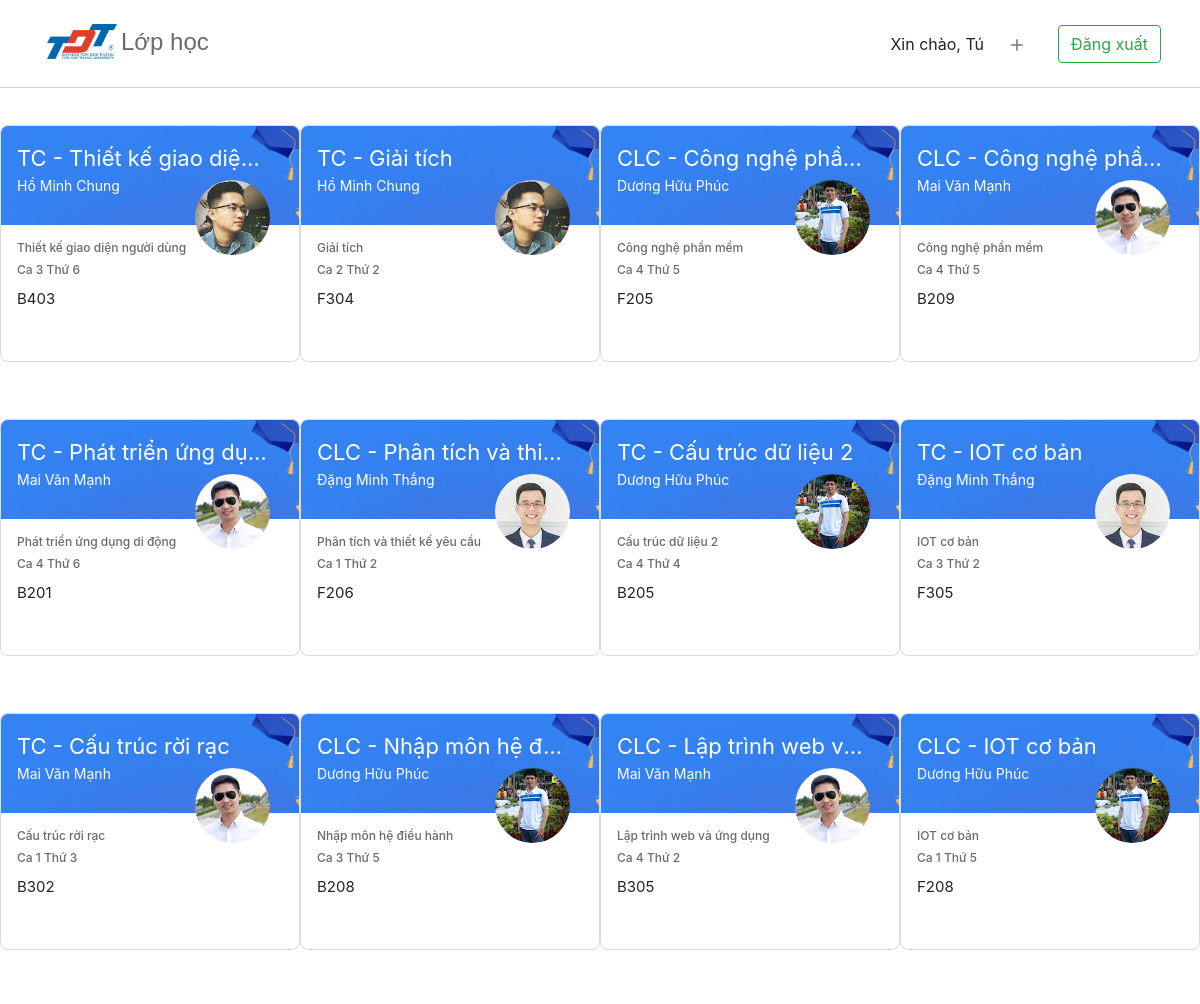
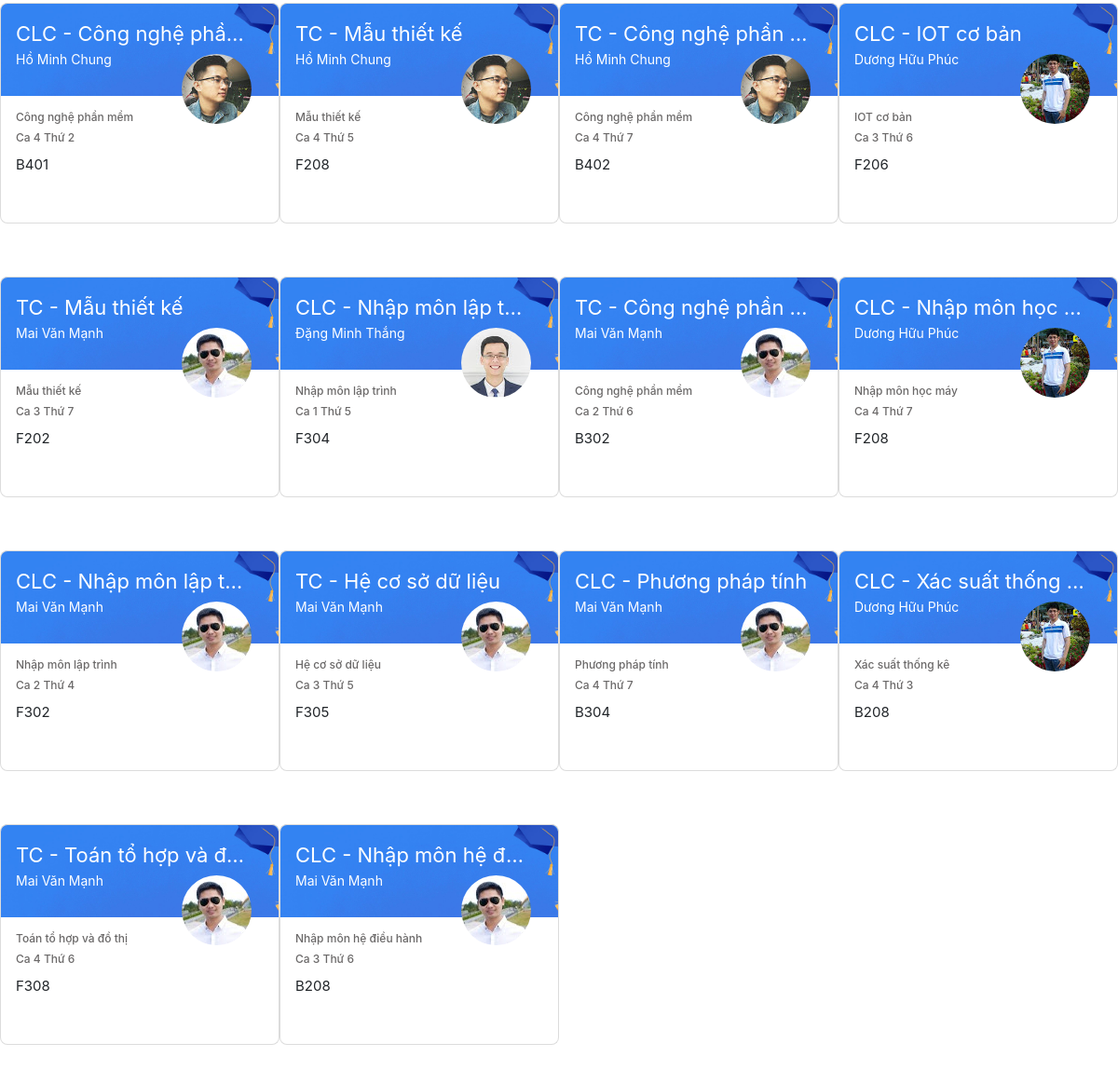
/Home/Listclass (signed in), run on the app's committed database (2 pictures, top to bottom).
### tables this page shows
CREATE TABLE `class` (
  `id` varchar(100) NOT NULL,
  `classname` varchar(100) NOT NULL,
  `subject` varchar(1000) NOT NULL,
  `time` varchar(100) NOT NULL,
  `day` varchar(20) NOT NULL,
  `room` varchar(20) NOT NULL
);

CREATE TABLE `user` (
  `id` int(10) NOT NULL,
  `firstName` varchar(100) NOT NULL,
  `lastName` varchar(100) NOT NULL,
  `userName` varchar(50) NOT NULL,
  `avatar` varchar(50) NOT NULL,
  `password` varchar(100) NOT NULL,
  `birthday` varchar(20) NOT NULL,
  `email` varchar(100) NOT NULL,
  `phoneNumber` varchar(10) NOT NULL
);

### mvc/controllers/Home.php (called while the page is built, shortened)
<?php
class  Home extends Controller{
    function ListClass() {
        $classModel = $this->model("ClassModel");
        $userModel = $this->model("UserModel");
        $user = $userModel->getUserById($_SESSION["loggedIn"]);
        switch ($_SESSION["permission"]) {
            case 3:
                $class = $classModel->getAllClassForStudent($_SESSION["loggedIn"]);
                $teacher = $classModel->getAllTeacherForClass($_SESSION["loggedIn"]);
                $r = $user->fetch_assoc();
                $name = $r["firstName"];
                break;
        }
        $this->view("HomeView", [
            "ListClassView" => "true",
            "ListClass" => $class,
            "ListTeacher" => $teacher,
            "FirstName" => $name
        ]);
    }
}
?>

### mvc/core/App.php (called while the page is built, shortened)
<?php
class App{
    protected $action="Error";
    protected $params=[];
    function __construct(){
        $url = $this->UrlProcess();
        if (isset($url[0])) {
            if(file_exists("./mvc/controllers/".$url[0].".php")){
                unset($url[0]);
            }
        }
        $this->controller = new $this->controller;
        if(isset($url[1])){
            if( method_exists( $this->controller , $url[1]) ){
                $this->action = $url[1];
            } else {
                require_once "./mvc/controllers/Home.php";
                call_user_func_array([new Home(), "Error"], $this->params );
                exit();
            }
            unset($url[1]);
        } else {
            require_once "./mvc/controllers/Home.php";
            call_user_func_array([new Home(), "Error"], $this->params );
            exit();
        }
        $this->params = $url?array_values($url):[];
        call_user_func_array([$this->controller, $this->action], $this->params );
    }
    function UrlProcess(){
        if(isset($_GET["url"]) ){
            return explode("/", filter_var(trim($_GET["url"], "/")));
        }
    }
}
?>

### index.php (called while the page is built, shortened)
<?php
$myApp = new App();
?>

### mvc/core/DB.php (called while the page is built, shortened)
<?php
class DB{
    protected $servername = "localhost";
    protected $username = "root";
    protected $password = "";
    protected $dbname = "classroom";
    function  __construct()
    {
        $this->con = new mysqli($this->servername, $this->username, $this->password, $this->dbname);
    }
}
?>

### mvc/models/ClassModel.php (called while the page is built, shortened)
<?php
class ClassModel extends DB {
    function getAllClassForStudent($id) {
        $query_class = "SELECT `class`.`id`, `class`.`classname`, `class`.`day`, `class`.`subject`, `class`.`time`, `class`.`room`
                        FROM `class` WHERE `class`.`id`
                        IN (SELECT `studentstudyclass`.`id_class` FROM `studentstudyclass` WHERE `studentstudyclass`.`id_student` = ?)";
        $stm1 = $this->con->prepare($query_class);
        $stm1->bind_param('i', $id);
        $stm1->execute();
        $result = $stm1->get_result();
        if ($result->num_rows > 0) {
            return $result;
        }
        return false;
    }
    function getAllTeacherForClass($id) {
        $query_teacher = "SELECT `user`.`id`, `user`.`firstName`, `user`.`lastName`, `user`.`avatar`, `user`.`email`, `user`.`phoneNumber`
                          FROM `teacherteachclass`, `user` WHERE `teacherteachclass`.`id_teacher` = `user`.`id` and `teacherteachclass`.`id_class`
                          IN (SELECT `studentstudyclass`.`id_class` FROM `studentstudyclass` WHERE `studentstudyclass`.`id_student` = ?)";
        $stm1 = $this->con->prepare($query_teacher);
        $stm1->bind_param('i', $id);
        $stm1->execute();
        $result = $stm1->get_result();
        if($result->num_rows > 0) {
            return $result;
        }
    }
}
?>

### mvc/views/pages/ListClass.php (the view, shortened to what this page needs)
<?php
if ($data["ListClass"] != false) {
    $isShow = true;
}
?>
<div class="row">
    <?php
    if (isset($isShow) && $isShow) {
        $n = $data["ListClass"]->num_rows;
        $i = 0;
        while ($n > 0)
        {
            $class = $data["ListClass"]->fetch_assoc();
            if ($_SESSION["permission"] != 2) {
                $teacher = $data["ListTeacher"]->fetch_assoc();
            } else {
                $teacher = $data["ListTeacher"];
            }
            if ((isset($data["Index"]) and $data["Index"][$i] == 1) or !isset($data["Index"])) {
            ?>
            <div class="pl-0 pr-3 card-div align-items-center d-flex justify-content-center col-xl-3 col-lg-4 col-md-6 col-sm-12">
                <div id="<?= $class["id"] ?>" class="my-card" onclick="window.location='../Classroom/Home/<?= $class["id"] ?>';">
                    <div class="my-card-header p-3 d-flex flex-column bg-dark">
                        <div class="header-top d-flex flex-row align-items-center">
                            <a href="#"><?= $class["classname"] ?></a>
                        </div>
                        <div class="header-bottom">
                            <div><?= $teacher['lastName'] . " " . $teacher['firstName'] ?></div>
                        </div>
                    </div>
                    <div class="my-card-body">
                        <img class="rounded-circle teacher-avatar" src="<?= $root . $teacher['avatar'] ?>">
                        <div class="body-content d-flex flex-column p-3">
                            <div class="body-content-title">
                                <h6><?= $class['subject'] ?></h6>
                            </div>
                            <div class="body-content-subtitle">
                                <h6><?= $class['time'] . " " . $class['day'] ?></h6>
                                <a><?= $class['room'] ?></a>
                            </div>
                        </div>
                    </div>
                </div>
            </div>
            <?php
            }
            $n = $n - 1;
            $i = $i + 1;
        }
    } else { ?>
        <div class="d-flex justify-content-center">
            <img src="<?= $root . "public/imgs/not_found_class.png" ?>" alt="Do not have any post" style="width:50%;">
        </div>
    <?php
    }
    ?>
</div>

### public/style.css (style rules this page uses)
html, body { margin: 0; padding: 0; height: 100%; }
body { overflow-x: hidden; }
.card-div { width: 302px; height: 294px; }
.my-card { cursor: pointer; }
.my-card .my-card-header { width: 300px; height: 100px; background-size: cover; background-image: url("./imgs/img_graduation.jpg"); border: 1px solid gainsboro; border-bottom: none; border-top-left-radius: 8px; border-top-right-radius: 8px; }
.my-card .my-card-body { width: 300px; height: 137px; border: 1px solid gainsboro; border-top: none; border-bottom-left-radius: 8px; border-bottom-right-radius: 8px; }
.header-top a { white-space: nowrap; text-overflow: ellipsis; width: 250px; color: white; font-size: 22px; overflow: hidden }
.header-bottom div { width: 250px; color: white; font-size: 14px; }
.teacher-avatar { margin-left: 65%; margin-top: -15%; width: 75px; height: 75px; }
.body-content { margin-top: -10%; }
.body-content h6 { color: #6b6969; font-size: 12px; }
.body-content a { color: black; font-size: 15px; }
* { box-sizing: border-box; }

### data on the page
class: classname "TC - Thiết kế giao diệ…", user.lastName "Hồ Minh", user.firstName "Chung", user.avatar (picture), subject "Thiết kế giao diện người dùng", time "Ca 3", day "Thứ 6", room "B403"
class: classname "TC - Giải tích", user.lastName "Hồ Minh", user.firstName "Chung", user.avatar (picture), subject "Giải tích", time "Ca 2", day "Thứ 2", room "F304"
class: classname "CLC - Công nghệ phầ…", user.lastName "Dương Hữu", user.firstName "Phúc", user.avatar (picture), subject "Công nghệ phần mềm", time "Ca 4", day "Thứ 5", room "F205"
class: classname "CLC - Công nghệ phầ…", user.lastName "Mai Văn", user.firstName "Mạnh", user.avatar (picture), subject "Công nghệ phần mềm", time "Ca 4", day "Thứ 5", room "B209"
class: classname "TC - Phát triển ứng dụ…", user.lastName "Mai Văn", user.firstName "Mạnh", user.avatar (picture), subject "Phát triển ứng dụng di động", time "Ca 4", day "Thứ 6", room "B201"
class: classname "CLC - Phân tích và thi…", user.lastName "Đặng Minh", user.firstName "Thắng", user.avatar (picture), subject "Phân tích và thiết kế yêu cầu", time "Ca 1", day "Thứ 2", room "F206"
class: classname "TC - Cấu trúc dữ liệu 2", user.lastName "Dương Hữu", user.firstName "Phúc", user.avatar (picture), subject "Cấu trúc dữ liệu 2", time "Ca 4", day "Thứ 4", room "B205"
class: classname "TC - IOT cơ bản", user.lastName "Đặng Minh", user.firstName "Thắng", user.avatar (picture), subject "IOT cơ bản", time "Ca 3", day "Thứ 2", room "F305"
class: classname "TC - Cấu trúc rời rạc", user.lastName "Mai Văn", user.firstName "Mạnh", user.avatar (picture), subject "Cấu trúc rời rạc", time "Ca 1", day "Thứ 3", room "B302"
class: classname "CLC - Nhập môn hệ đ…", user.lastName "Dương Hữu", user.firstName "Phúc", user.avatar (picture), subject "Nhập môn hệ điều hành", time "Ca 3", day "Thứ 5", room "B208"
class: classname "CLC - Lập trình web v…", user.lastName "Mai Văn", user.firstName "Mạnh", user.avatar (picture), subject "Lập trình web và ứng dụng", time "Ca 4", day "Thứ 2", room "B305"
class: classname "CLC - IOT cơ bản", user.lastName "Dương Hữu", user.firstName "Phúc", user.avatar (picture), subject "IOT cơ bản", time "Ca 1", day "Thứ 5", room "F208"
class: classname "CLC - Công nghệ phầ…", user.lastName "Hồ Minh", user.firstName "Chung", user.avatar (picture), subject "Công nghệ phần mềm", time "Ca 4", day "Thứ 2", room "B401"
class: classname "TC - Mẫu thiết kế", user.lastName "Hồ Minh", user.firstName "Chung", user.avatar (picture), subject "Mẫu thiết kế", time "Ca 4", day "Thứ 5", room "F208"
class: classname "TC - Công nghệ phần…", user.lastName "Hồ Minh", user.firstName "Chung", user.avatar (picture), subject "Công nghệ phần mềm", time "Ca 4", day "Thứ 7", room "B402"
class: classname "CLC - IOT cơ bản", user.lastName "Dương Hữu", user.firstName "Phúc", user.avatar (picture), subject "IOT cơ bản", time "Ca 3", day "Thứ 6", room "F206"
class: classname "TC - Mẫu thiết kế", user.lastName "Mai Văn", user.firstName "Mạnh", user.avatar (picture), subject "Mẫu thiết kế", time "Ca 3", day "Thứ 7", room "F202"
class: classname "CLC - Nhập môn lập t…", user.lastName "Đặng Minh", user.firstName "Thắng", user.avatar (picture), subject "Nhập môn lập trình", time "Ca 1", day "Thứ 5", room "F304"
class: classname "TC - Công nghệ phần…", user.lastName "Mai Văn", user.firstName "Mạnh", user.avatar (picture), subject "Công nghệ phần mềm", time "Ca 2", day "Thứ 6", room "B302"
class: classname "CLC - Nhập môn học…", user.lastName "Dương Hữu", user.firstName "Phúc", user.avatar (picture), subject "Nhập môn học máy", time "Ca 4", day "Thứ 7", room "F208"
class: classname "CLC - Nhập môn lập t…", user.lastName "Mai Văn", user.firstName "Mạnh", user.avatar (picture), subject "Nhập môn lập trình", time "Ca 2", day "Thứ 4", room "F302"
class: classname "TC - Hệ cơ sở dữ liệu", user.lastName "Mai Văn", user.firstName "Mạnh", user.avatar (picture), subject "Hệ cơ sở dữ liệu", time "Ca 3", day "Thứ 5", room "F305"
class: classname "CLC - Phương pháp tính", user.lastName "Mai Văn", user.firstName "Mạnh", user.avatar (picture), subject "Phương pháp tính", time "Ca 4", day "Thứ 7", room "B304"
class: classname "CLC - Xác suất thống…", user.lastName "Dương Hữu", user.firstName "Phúc", user.avatar (picture), subject "Xác suất thống kê", time "Ca 4", day "Thứ 3", room "B208"
class: classname "TC - Toán tổ hợp và đ…", user.lastName "Mai Văn", user.firstName "Mạnh", user.avatar (picture), subject "Toán tổ hợp và đồ thị", time "Ca 4", day "Thứ 6", room "F308"
class: classname "CLC - Nhập môn hệ đ…", user.lastName "Mai Văn", user.firstName "Mạnh", user.avatar (picture), subject "Nhập môn hệ điều hành", time "Ca 3", day "Thứ 6", room "B208"

### other printed values
$data["FirstName"] "Tú"
